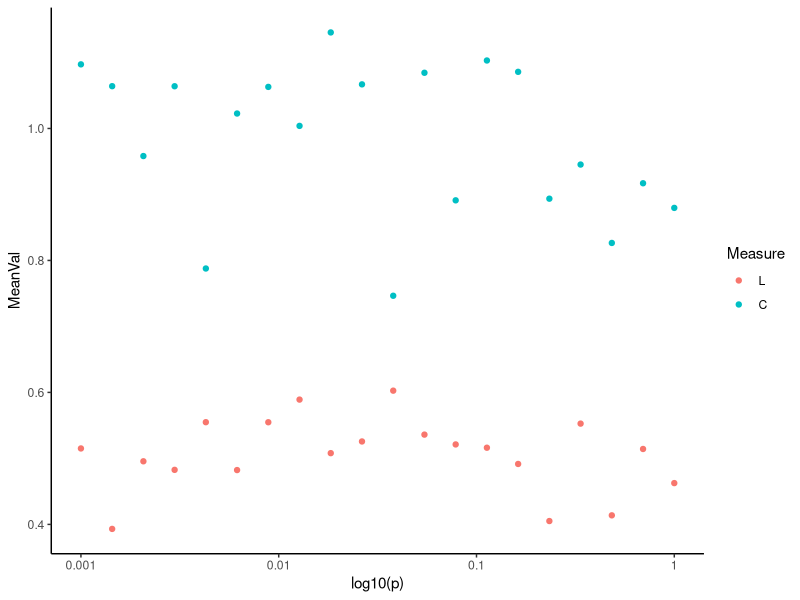

This chart was generated by the following R code:
## ---- chunk 1
library(dplyr)
library(forcats)
library(ggplot2)
library(tibble)
## ---- chunk 2
# Create a vector of 20 rewiring probabilities that are
# evenly-spaced on a logarithmic scale from 1/1000 to 1
# using the built-in R function, `seq`.
rewire_probs <- 10^seq(-3.0, 0.0, length.out = 20)

# Set number of networks to generate for each rewire probability.
N_samples <- 20

# Create a column called "Measure" to indicate which of the
# two measures, "L" and "C", the "Value" column corresponds to.
Measure <- as_factor(
  c(rep("L", N_samples*length(rewire_probs)),
    rep("C", N_samples*length(rewire_probs)))
)

# Need to repeat probabilities over N_samples times number of Measures (2).
rewire_probs_col <- rep(rewire_probs, N_samples*2)

# Make fake values drawn from a uniform distribution over (0, 1) for L and (0, 2)
# for C.
N_probs <- length(rewire_probs)
fake_values <- c(runif(N_samples*N_probs), 2*runif(N_samples*N_probs))

fake_smallworld <- tibble(p = rewire_probs_col,
                          Measure = Measure,
                          Value = fake_values)

fake_smallworld_means <- 
  group_by(fake_smallworld, p, Measure) %>%
  summarize(MeanVal = mean(Value))

ggplot(fake_smallworld_means, aes(x=log10(p), y=MeanVal, color=Measure)) + 
  geom_point() +  
  scale_x_continuous(breaks = c(-3, -2, -1, 0), 
                     labels=c(0.001, 0.01, 0.1, 1.0)) +
  theme_classic() 
